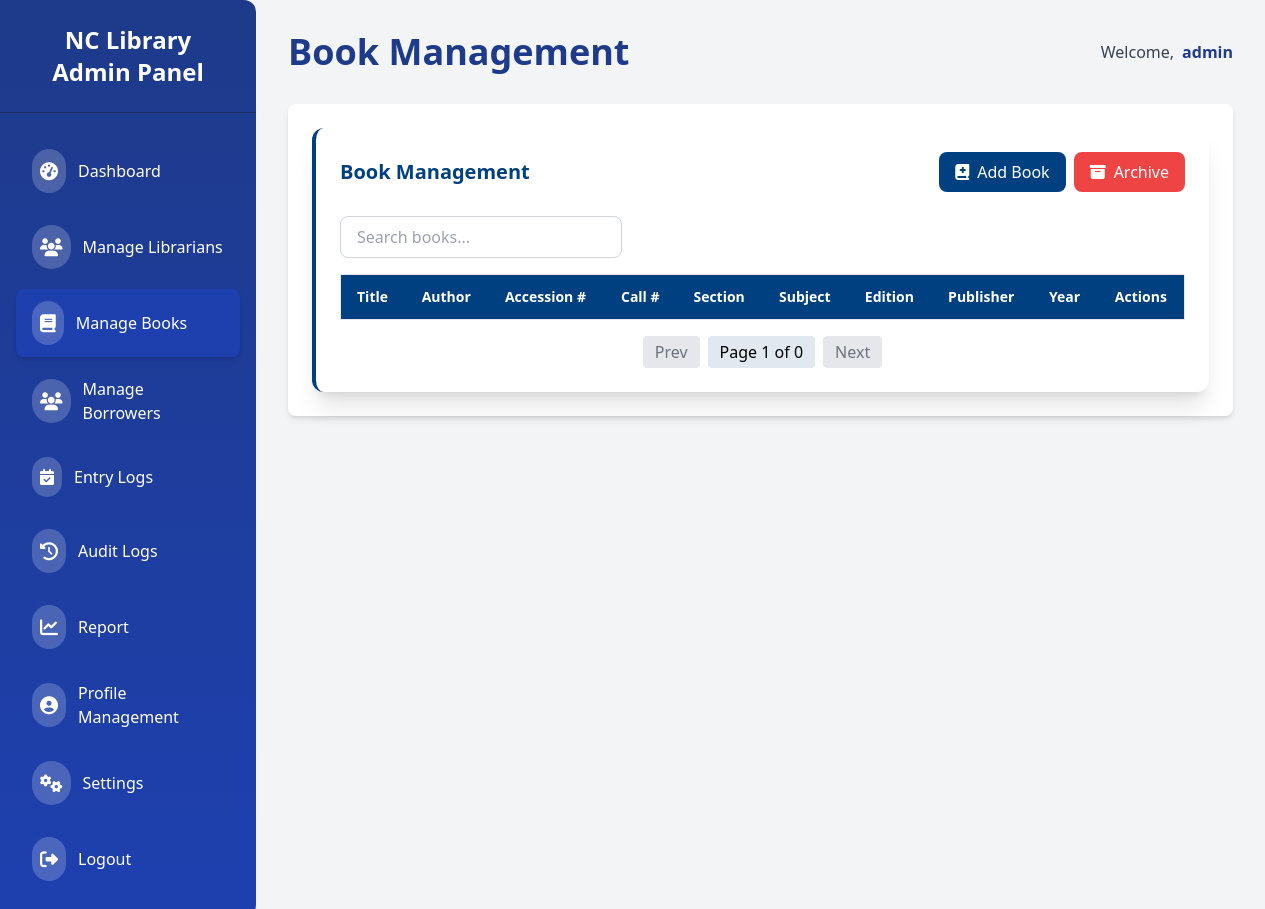
The app's page /admin/books (signed in), older data.
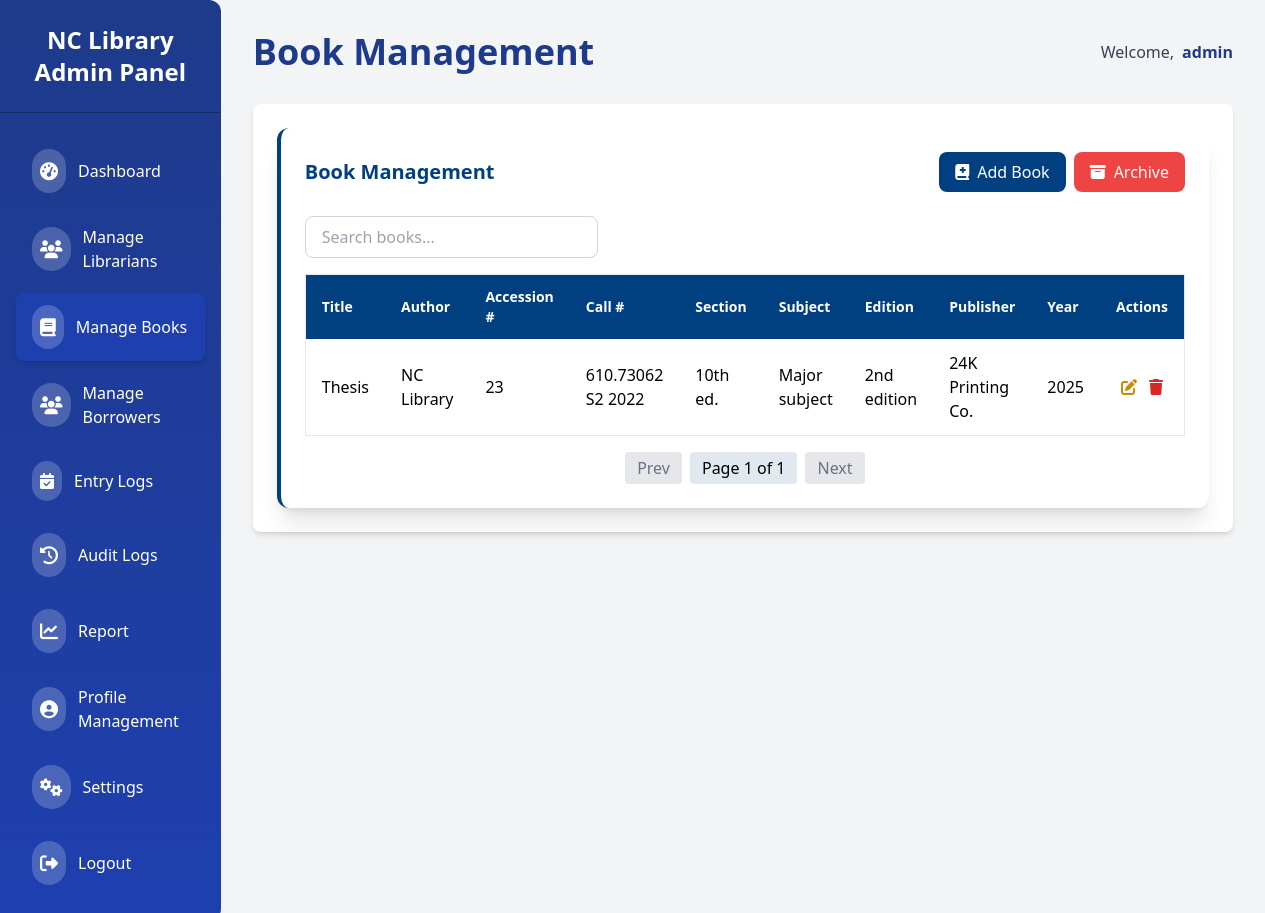
The same page, newer data.
### app/models/book.py (models this page shows, shortened)
class Book(db.Model):
    id = db.Column(db.Integer, primary_key=True)
    title = db.Column(db.String(200), nullable=False)
    author = db.Column(db.String(120), nullable=False)
    assecion_number = db.Column(db.Integer, nullable=False)
    call_number = db.Column(db.String(50), nullable=False)
    publisher = db.Column(db.String(120), nullable=True)
    year_published = db.Column(db.Integer, nullable=True)
    classification_id = db.Column(
        db.Integer, db.ForeignKey('classification.id'), nullable=False
    )
    section_id = db.Column(db.Integer, db.ForeignKey('section.id'), nullable=True)
    subject_type_id = db.Column(db.Integer, db.ForeignKey('subject_type.id'), nullable=True)
    edition_id = db.Column(db.Integer, db.ForeignKey('edition.id'), nullable=True)
    is_archived = db.Column(db.Boolean, default=False, nullable=False)

class Section(db.Model):
    id = db.Column(db.Integer, primary_key=True)
    name = db.Column(db.String(100), unique=True, nullable=False)
    books = db.relationship('Book', backref='section', lazy=True)

class SubjectType(db.Model):
    id = db.Column(db.Integer, primary_key=True)
    name = db.Column(db.String(100), unique=True, nullable=False)
    books = db.relationship('Book', backref='subject_type', lazy=True)

class Edition(db.Model):
    id = db.Column(db.Integer, primary_key=True)
    name = db.Column(db.String(100), unique=True, nullable=False)
    books = db.relationship('Book', backref='edition', lazy=True)

### app/routes/admin/books.py (the view)
@admin_bp.route('/books')
@role_required("admin")
def list_books():
    page = request.args.get('page', 1, type=int)
    per_page = 10  # number of books per page
    pagination = Book.query.filter_by(is_archived=False).order_by(Book.title.asc()).paginate(page=page, per_page=per_page)
    books = pagination.items
    sections = Section.query.all()
    classification = Classification.query.all()
    subject_types = SubjectType.query.all()
    editions = Edition.query.all()
    return render_template('admin/books.html',
                           books=books,
                           sections=sections,
                           subject_types=subject_types,
                           editions=editions,
                           pagination=pagination,
                           classification=classification)

### app/templates/admin/books.html (shortened to what the changed rows need)
{% extends "admin/admin_base.html" %}  {% block header %}Book Management{% endblock %} {% block content %}
<div
  class="col-span-full bg-white shadow-xl rounded-xl p-6 border-l-4 border-[#004080]"
>
  <div
    class="flex flex-col md:flex-row md:items-center md:justify-between gap-4 mb-6"
  >
    <h2 class="text-xl font-semibold text-[#004080]">Book Management</h2>
  </div>
  <div class="overflow-x-auto">
    <table class="min-w-full border border-gray-200 rounded">
      <thead class="bg-[#004080] text-white">
        <tr>
          <th class="px-4 py-3 text-left text-sm font-semibold">Title</th>
          <th class="px-4 py-3 text-left text-sm font-semibold">Author</th>
          <th class="px-4 py-3 text-left text-sm font-semibold">Accession #</th>
          <th class="px-4 py-3 text-left text-sm font-semibold">Call #</th>
          <th class="px-4 py-3 text-left text-sm font-semibold">Section</th>
          <th class="px-4 py-3 text-left text-sm font-semibold">Subject</th>
          <th class="px-4 py-3 text-left text-sm font-semibold">Edition</th>
          <th class="px-4 py-3 text-left text-sm font-semibold">Publisher</th>
          <th class="px-4 py-3 text-left text-sm font-semibold">Year</th>
          <th class="px-4 py-3 text-center text-sm font-semibold">Actions</th>
        </tr>
      </thead>
      <tbody class="divide-y">
        {% for book in books %}
        <tr class="hover:bg-gray-50">
          <td class="px-4 py-3 font-medium">{{ book.title }}</td>
          <td class="px-4 py-3">{{ book.author }}</td>
          <td class="px-4 py-3">{{ book.assecion_number }}</td>
          <td class="px-4 py-3">{{ book.call_number }}</td>
          <td class="px-4 py-3">
            {{ book.section.name if book.section else '-' }}
          </td>
          <td class="px-4 py-3">
            {{ book.subject_type.name if book.subject_type else '-' }}
          </td>
          <td class="px-4 py-3">
            {{ book.edition.name if book.edition else '-' }}
          </td>
          <td class="px-4 py-3">{{ book.publisher or '-' }}</td>
          <td class="px-4 py-3">{{ book.year_published or '-' }}</td>
          <td class="px-4 py-3 text-center space-x-2">
            <button
              type="button"
              onclick='openEditBookModal({{
                {
                  "id": book.id,
                  "title": book.title,
                  "author": book.author,
                  "assecion_number": book.assecion_number,
                  "call_number": book.call_number,
                  "publisher": book.publisher,
                  "year_published": book.year_published,
                  "section_id": book.section_id,
                  "subject_type_id": book.subject_type_id,
                  "edition_id": book.edition_id
                } | tojson
              }})'
              class="text-yellow-600 hover:text-yellow-800"
            >
              <i class="fas fa-edit"></i>
            </button>
            <form
              method="POST"
              action="{{ url_for('admin.delete_book', book_id=book.id) }}"
              class="inline"
            >
              <button type="submit" class="text-red-600 hover:text-red-800">
                <i class="fas fa-trash"></i>
              </button>
            </form>
          </td>
        </tr>
        {% else %}
        <tr>
          <td colspan="11" class="text-center py-6 text-gray-500">
            No books found.
          </td>
        </tr>
        {% endfor %}
      </tbody>
    </table>
  </div>
  <div class="mt-4 flex justify-center items-center space-x-2">
    {% if pagination.has_prev %}
    <a
      href="{{ url_for('admin.list_books', page=pagination.prev_num) }}"
      class="px-3 py-1 bg-[#cbd5e1] rounded hover:bg-gray-300"
      >Prev</a
    >
    {% else %}
    <span class="px-3 py-1 bg-gray-200 rounded text-gray-500">Prev</span>
    {% endif %}
    <span class="px-3 py-1 bg-[#e2e8f0] rounded"
      >Page {{ pagination.page }} of {{ pagination.pages }}</span
    >
    {% if pagination.has_next %}
    <a
      href="{{ url_for('admin.list_books', page=pagination.next_num) }}"
      class="px-3 py-1 bg-[#cbd5e1] rounded hover:bg-gray-300"
      >Next</a
    >
    {% else %}
    <span class="px-3 py-1 bg-gray-200 rounded text-gray-500">Next</span>
    {% endif %}
  </div>
</div>
{% endblock %}

Row changes from the older to the newer data that the page shows:
added Book: title "Thesis", author "NC Library", assecion_number "23", call_number "610.73062 S2 2022", section "10th ed.", subject_type "Major subject", edition "2nd edition", publisher "24K Printing Co.", year_published "2025"
Text that changed along with them:
{{ pagination.pages }}: "0" → "1"
